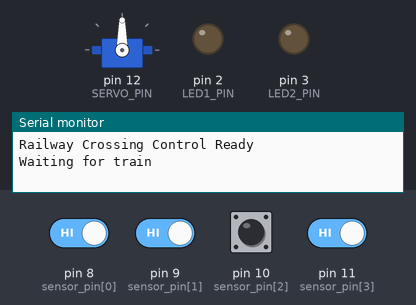
Bench run of a sketch on a simulated Arduino Uno, built with avr-gcc and run on an emulated ATmega328P. Parts: servo, output pins drawn as LEDs (lit = HIGH), the last lines printed to the serial monitor. Dashed ring = blinking. The inputs (shaded band) are chosen by the test bench; at power-on: pin 8 (sensor_pin[0]), pin 9 (sensor_pin[1]), pin 10 (sensor_pin[2]), pin 11 (sensor_pin[3]) HIGH.

Above: at 1.2 s.
1.3 s: pin 8 (sensor_pin[0]) driven LOW
At 1.5 s:
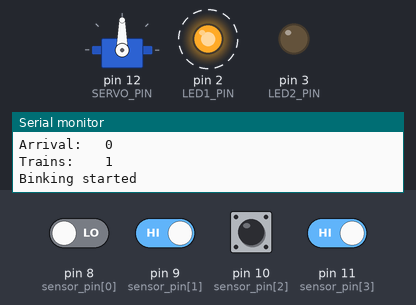
At 1.9 s:
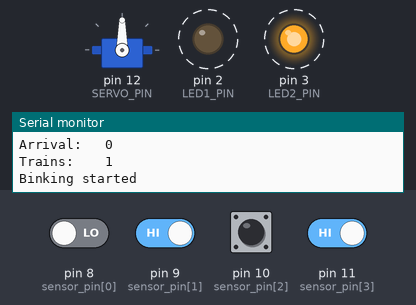
4.3 s: pin 9 (sensor_pin[1]) driven LOW
At 4.84 s:
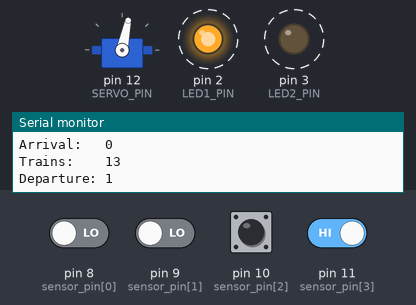
7.3 s: pin 10 (sensor_pin[2]) driven LOW
At 7.42 s:
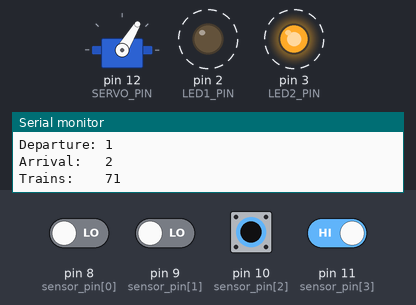
10.3 s: pin 11 (sensor_pin[3]) driven LOW
13.3 s: pin 8 (sensor_pin[0]) driven HIGH
16.3 s: pin 10 (sensor_pin[2]) pulsed HIGH 2 times (0.12 s each, 0.3 s apart)
Timing chart, 0 to 20.9 s (numbered marks = the images above; inputs shaded):
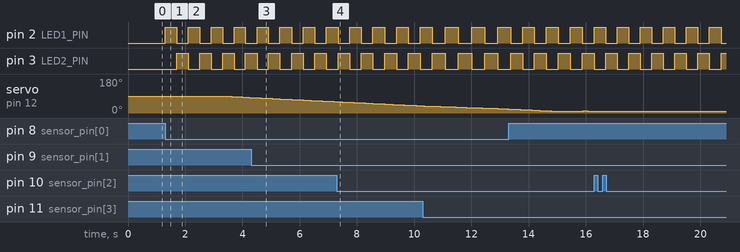

The sketch:

RBO_Railway_Crossing_Multi_Track_Two_Way.ino
```cpp
#define GATE_SPEED          120 // [ms] lower number is higher servo speed
#define BLINK_SPEED         400 // [ms] smaller number is faster blinking
#define GATE_DELAY         2000 // [ms] time between start blinking and gate closing
#define END_OF_TRAIN_DELAY 2000 // [ms] time to wait before deciding this was the end of the train
#define GATE_OPEN_ANGLE      90
#define GATE_CLOSED_ANGLE    10
#define SERVO_PIN            12
#define LED1_PIN              2
#define LED2_PIN              3
#define NUM_SENSORS           4 // two sensors per track, one left and one right of the gate
byte sensor_pin[NUM_SENSORS]  = {8,9,10,11}; // sensor pin numbers

byte state = 1, train_counter, n;
byte led1, led2, blink_enabled;
byte    angle = GATE_OPEN_ANGLE;
byte setpoint = GATE_OPEN_ANGLE;
byte sensor_state[NUM_SENSORS];       // 0 idle, 1 detect arrival, 2 detect departure, 3 detect end of train
byte end_of_train[NUM_SENSORS];       // 0 idle, 1 end of train detected
unsigned long time_to_blink;
unsigned long time_to_close_gate;
unsigned long time_for_servo_step;
unsigned long time_end_of_train[NUM_SENSORS];

#include <Servo.h>
Servo gate_servo;

void setup() {
  pinMode(LED1_PIN, OUTPUT);
  pinMode(LED2_PIN, OUTPUT);
  for (byte i = 0; i < NUM_SENSORS; i++) pinMode(sensor_pin[i], INPUT_PULLUP);
  gate_servo.attach(SERVO_PIN);
  gate_servo.write(angle);
  Serial.begin(9600);
  Serial.println("Railway Crossing Control Ready");
  Serial.println();
  Serial.println("Waiting for train");
  for (byte i = 0; i < NUM_SENSORS; i++) sensor_state[i] = 1; // enable sensors for train detection
}

void loop() {

  for (byte i = 0; i < NUM_SENSORS; i++) {
    if(sensor_state[i] == 1) { // detect arrival of new train
      if(!digitalRead(sensor_pin[i])) { // train detected
        train_counter++;
        sensor_state[i] = 0;
        if(i%2) n = i - 1; else n = i + 1;
        sensor_state[n] = 2; // buddy sensor departure detection enabled
        Serial.print("Arrival:   ");
        Serial.println(i);
        Serial.print("Trains:    ");
        Serial.println(train_counter);
      }
    }
    else if(sensor_state[i] > 1) {
      if(!digitalRead(sensor_pin[i])) { // departure detected
        time_end_of_train[i] = millis() + (unsigned long)END_OF_TRAIN_DELAY;
        if(i%2) n = i - 1; else n = i + 1;
        sensor_state[n] = 1; // buddy sensor enabled again
        if(sensor_state[i] == 2) {
          Serial.print("Departure: ");
          Serial.println(i);
        }
        sensor_state[i] = 3;
      }
      if(sensor_state[i] == 3) // decide if end of train has passed based on a timer
        if(millis() > time_end_of_train[i]) end_of_train[i] = 1;
      if(end_of_train[i]) { // this takes care train_counter-- is executed only once
        train_counter--;
        end_of_train[i] = 0;
        sensor_state[i] = 1;
        Serial.print("Trains:    ");
        Serial.println(train_counter);
      }
    }
  }

  switch (state) {
    case 1: // gate open, not blinking, waiting for train arrival
      if(train_counter) state = 12;
    break;

    case 12: // train arrival detected, blinking
      Serial.println("Binking started");
      blink_enabled = 1;
      time_to_close_gate = millis() + (unsigned long)GATE_DELAY;
      state = 2;
    break;

    case 2: // blinking, wait until it's time to close the gate
      if (millis() > time_to_close_gate) state = 23; // gate delay time has passed
    break;

    case 23: // close the gate
      Serial.println("Gate closing");
      gate_servo.attach(SERVO_PIN);
      setpoint = GATE_CLOSED_ANGLE;
      state = 3;
    break;

    case 3: // gate is closing, blinking
      if(angle == setpoint) {
        Serial.println("Gate closed");
        state = 4;
      }
    break;

    case 4: // gate fullly closed, blinking, waiting for train departure
      if(train_counter == 0) state = 45;
    break;

    case 45: // train departure detected, open the gate, blinking
      Serial.println("Gate opening");
      gate_servo.attach(SERVO_PIN);
      setpoint = GATE_OPEN_ANGLE;
      state = 5;
    break;

    case 5: // wait until gate is fully opened, blinking
      if(train_counter) state = 23;
      if (angle == setpoint) state = 51;
    break;

    case 51: // gate is fully opened, stop blinking
//      for (byte i = 0; i < NUM_SENSORS; i++) sensor_state[i] = 1;
      blink_enabled = 0;
      led1 = 0;
      led2 = 0;
      gate_servo.detach(); // to avoid servo flutter
      state = 1;
      Serial.println("Gate open, blinking stopped");
      Serial.println();
      Serial.println("Waiting for train");
    break;
  }

  if (millis() > time_for_servo_step) {
    time_for_servo_step = millis() + (unsigned long)GATE_SPEED;
    if (angle < setpoint) angle++;
    if (angle > setpoint) angle--;
    gate_servo.write(angle);
  }

  if(blink_enabled == 1) {
    if(millis() > time_to_blink) {
      time_to_blink = millis() + (unsigned long)BLINK_SPEED;
      led1 = !led1;
      led2 = !led1;
    }
  }

  digitalWrite(LED1_PIN, led1);
  digitalWrite(LED2_PIN, led2);
}
```

Measured:
- after the input at 1.3 s, pin 2 (LED1_PIN): alternates HIGH for 0.40 s and LOW for 0.40 s, starting at once; pin 3 (LED2_PIN): alternates HIGH for 0.40 s and LOW for 0.40 s, starting after 0.40 s; servo on pin 12 (SERVO_PIN): moves from 90° to 82° over 0.85 s, starting after 2.1 s
